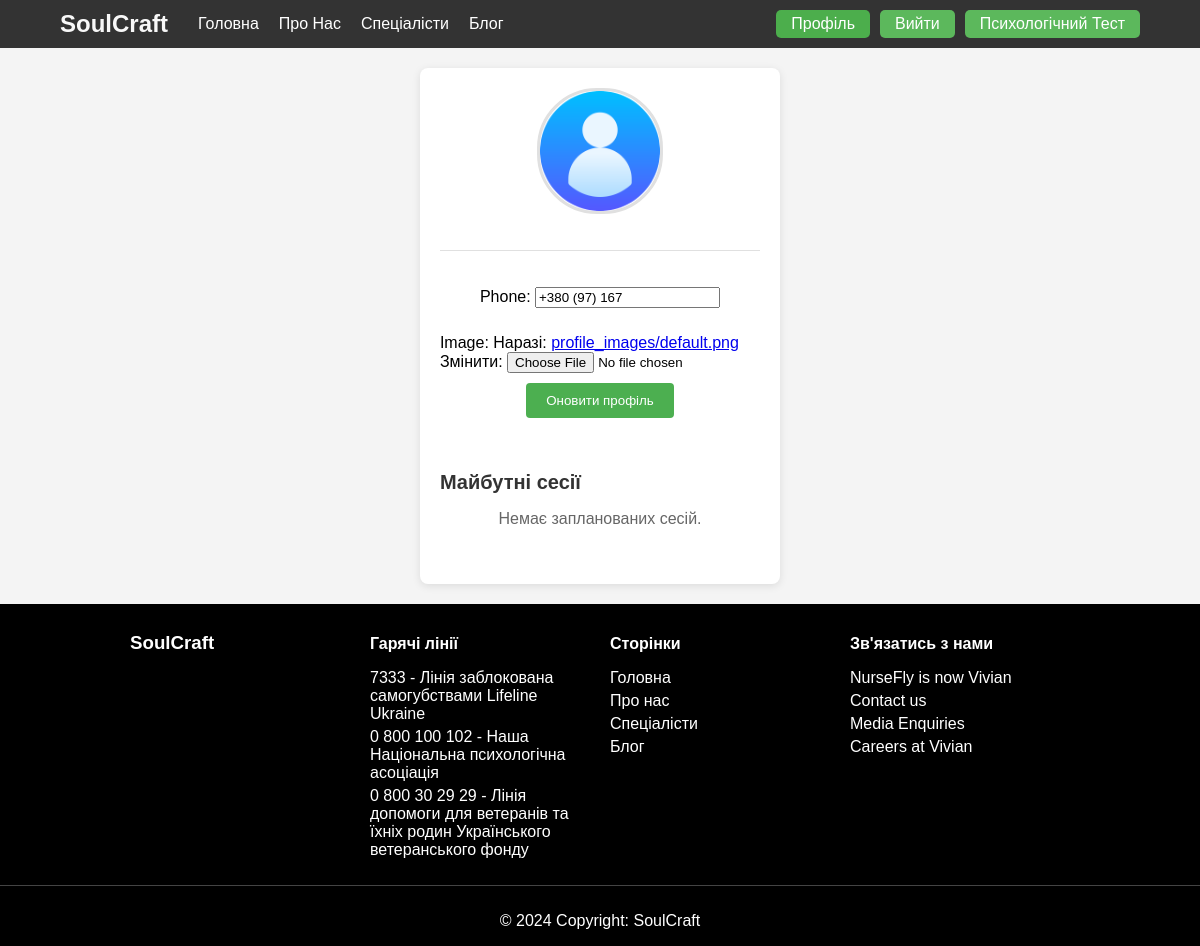
The page /profile/ (signed in) on the database as committed earlier.
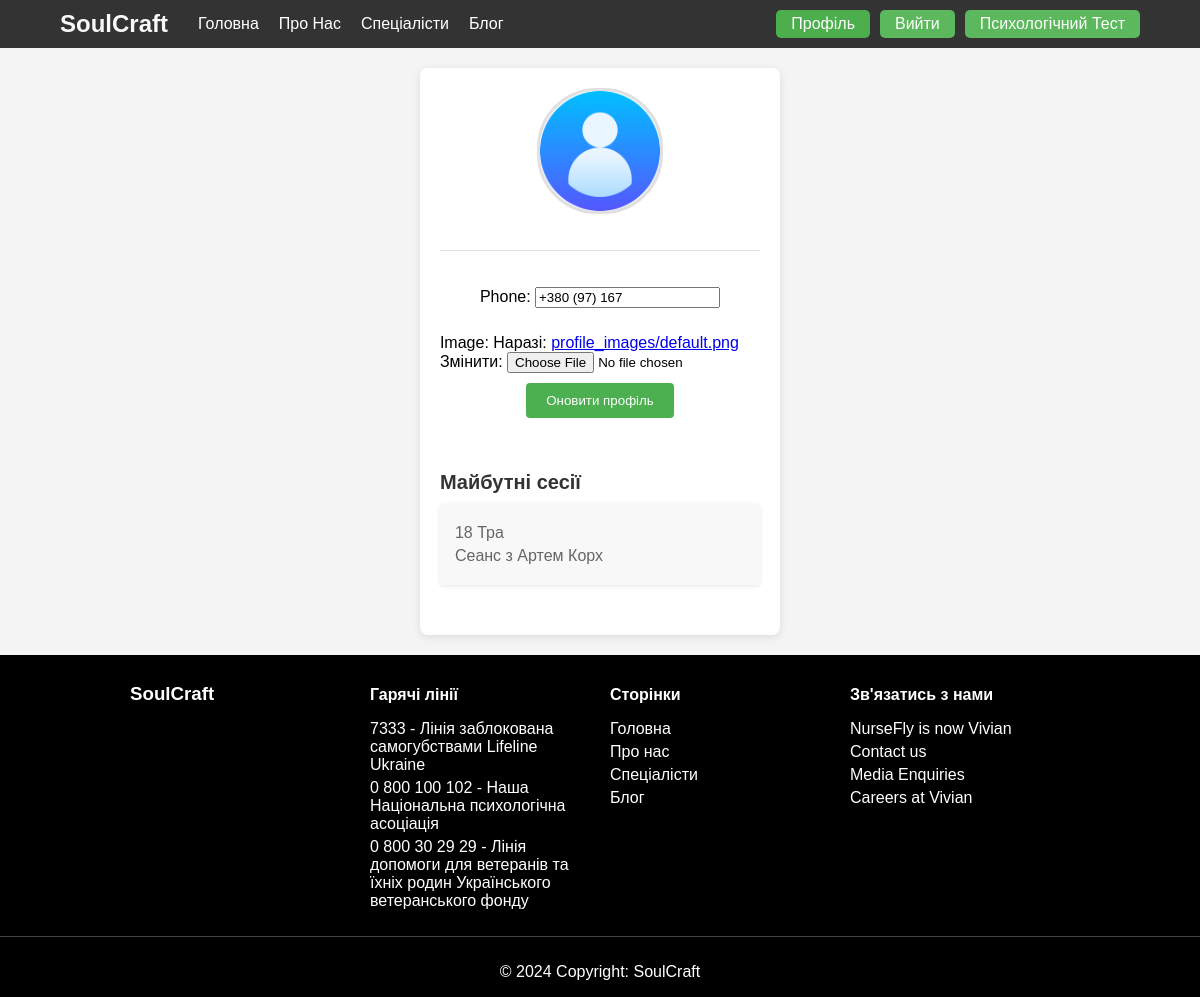
The same page on the database as committed later.
### main/models.py (models this page shows, shortened)
class Appointment(models.Model):
    user = models.ForeignKey(settings.AUTH_USER_MODEL, on_delete=models.CASCADE)
    specialist = models.ForeignKey(Specialist, on_delete=models.CASCADE)
    date = models.DateField()
    time = models.TimeField()
    created_at = models.DateTimeField(auto_now_add=True)

class Specialist(models.Model):
    name = models.CharField(max_length=100)
    tags = models.ManyToManyField(Tag, related_name='specialists')
    rating = models.PositiveIntegerField(default=5)
    review_count = models.PositiveIntegerField(default=0)
    description = models.TextField()
    image = models.ImageField(upload_to='specialists_images/')
    service_price = models.DecimalField(max_digits=8, decimal_places=2)
    about_me = models.TextField()
    education = models.TextField()

### main/views.py (the view)
# urls.py: path('profile/', views.profile, name='profile'),
@login_required
def profile(request):
    user = request.user
    user_profile, created = UserProfile.objects.get_or_create(user=user)
    if request.method == 'POST':
        form = ProfileForm(request.POST, request.FILES, instance=user_profile)
        if form.is_valid():
            form.save()
            return redirect('profile')  # Назва URL для переадресації на профіль
    else:
        form = ProfileForm(instance=user_profile)
    return render(request, 'main/profile.html', {'form': form})

### main/forms.py
class ProfileForm(forms.ModelForm):
    class Meta:
        model = UserProfile
        fields = ['phone', 'image']

### main/templates/main/profile.html (shortened to what this page needs)
{% extends 'main/base_index.html' %}
{% load static %}
{% block content %}
<div class="sc-profile-wrapper">
    <div class="sc-profile-header">
        <img src="{{ user.userprofile.image.url }}" alt="Профіль користувача" class="sc-profile-image">
    </div>
    <div class="sc-profile-form">
        <form method="POST" enctype="multipart/form-data">
            {{ form.as_p }}
            <button type="submit" class="sc-form-button">Оновити профіль</button>
        </form>
    </div>
    <div class="sc-profile-sessions">
        <h2 class="sc-sessions-title">Майбутні сесії</h2>
        {% for appointment in user.appointment_set.all %}
        <div class="sc-session-item">
            <span class="sc-session-date">{{ appointment.date|date:"d M" }}</span>
            <span class="sc-session-with">Сеанс з {{ appointment.specialist.name }}</span>
        </div>
        {% empty %}
        <p class="sc-no-sessions">Немає запланованих сесій.</p>
        {% endfor %}
    </div>
</div>
{% endblock %}

Rows that differ between the two databases and show on the page:
added Appointment: date "18 Тра", specialist.name "Артем Корх"
Other text that changed with them:
text no longer shown: "Немає запланованих сесій."
